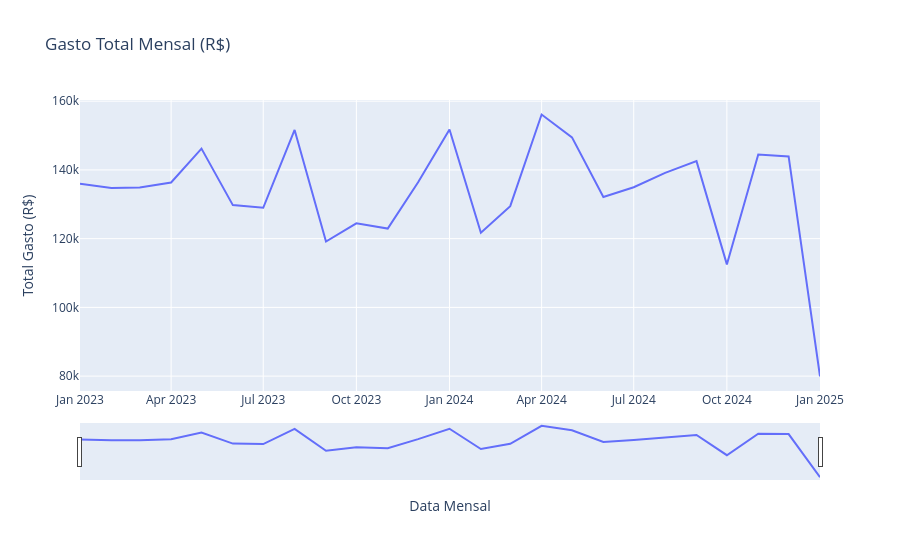

Write notebook code for a chart like this one.
### Markdown cell above
### Dashboard Interativo: Visão Geral dos Gastos

Nesta seção, construiremos um dashboard interativo utilizando `plotly.express` para oferecer uma visão dinâmica e detalhada dos padrões de consumo. Os gráficos permitirão explorar o comportamento dos gastos ao longo do tempo (com um filtro de data interativo) e por diferentes dimensões.

### Code cell
import plotly.express as px

# 1. Gasto Total Mensal ao Longo do Tempo
fig_monthly_spent = px.line(
    df_monthly,
    x='monthly_date',
    y='total_spent',
    title='Gasto Total Mensal (R$)',
    labels={'monthly_date': 'Data Mensal', 'total_spent': 'Total Gasto (R$)'}
)
fig_monthly_spent.update_layout(hovermode='x unified')
fig_monthly_spent.update_layout(
    xaxis=dict(
        rangeslider=dict(
            visible=True
        ),
        type="date"
    )
)
fig_monthly_spent

### Figure 1 — Plotly figure (JSON) as saved in the notebook; plotly's stock layout.template omitted (floating-point values rounded to 4 significant figures)
{"data": [{"hovertemplate": "Data Mensal=%{x}<br>Total Gasto (R$)=%{y}<extra></extra>", "legendgroup": "", "line": {"color": "#636efa", "dash": "solid"}, "marker": {"symbol": "circle"}, "mode": "lines", "name": "", "orientation": "v", "showlegend": false, "type": "scatter", "x": ["2023-01-01T00:00:00.000000", "2023-02-01T00:00:00.000000", "2023-03-01T00:00:00.000000", "2023-04-01T00:00:00.000000", "2023-05-01T00:00:00.000000", "2023-06-01T00:00:00.000000", "2023-07-01T00:00:00.000000", "2023-08-01T00:00:00.000000", "2023-09-01T00:00:00.000000", "2023-10-01T00:00:00.000000", "2023-11-01T00:00:00.000000", "2023-12-01T00:00:00.000000", "2024-01-01T00:00:00.000000", "2024-02-01T00:00:00.000000", "2024-03-01T00:00:00.000000", "2024-04-01T00:00:00.000000", "2024-05-01T00:00:00.000000", "2024-06-01T00:00:00.000000", "2024-07-01T00:00:00.000000", "2024-08-01T00:00:00.000000", "2024-09-01T00:00:00.000000", "2024-10-01T00:00:00.000000", "2024-11-01T00:00:00.000000", "2024-12-01T00:00:00.000000", "2025-01-01T00:00:00.000000"], "xaxis": "x", "y": [136000.0, 134700.0, 134900.0, 136400.0, 146200.0, 129800.0, 129000.0, 151600.0, 119200.0, 124400.0, 122900.0, 136400.0, 151800.0, 121700.0, 129400.0, 156100.0, 149500.0, 132100.0, 135000.0, 139100.0, 142600.0, 112500.0, 144500.0, 143900.0, 79900.0], "yaxis": "y"}], "layout": {"hovermode": "x unified", "legend": {"tracegroupgap": 0}, "title": {"text": "Gasto Total Mensal (R$)"}, "xaxis": {"anchor": "y", "domain": [0, 1], "rangeslider": {"visible": true}, "title": {"text": "Data Mensal"}, "type": "date"}, "yaxis": {"anchor": "x", "domain": [0, 1], "title": {"text": "Total Gasto (R$)"}}}}
